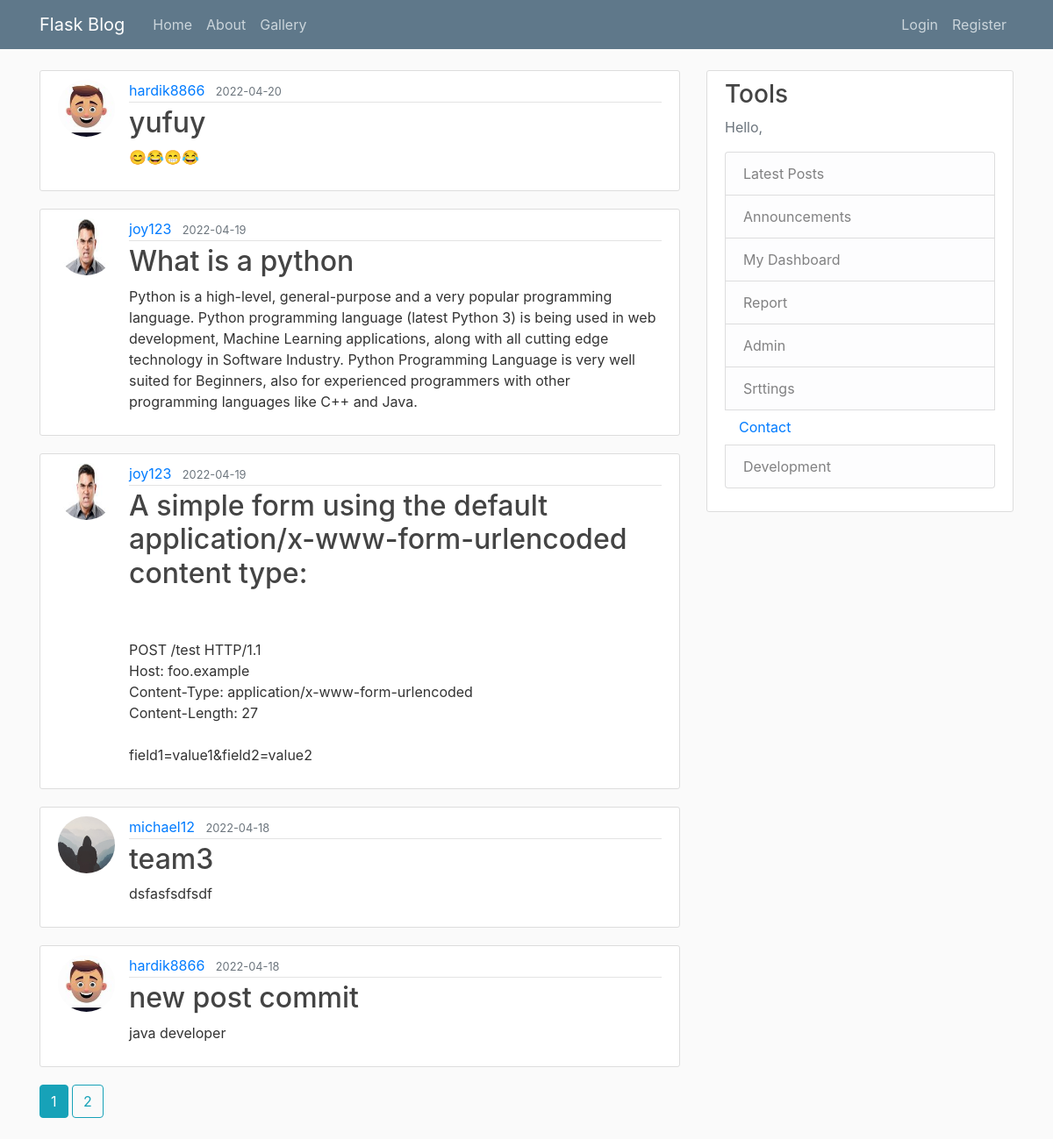
The page /home on the database its author committed.
### flaskblog/models.py (models this page shows, shortened)
class Post(db.Model):
    id = db.Column(db.Integer, primary_key=True)
    title = db.Column(db.String(100), nullable=False)
    date_posted = db.Column(db.DateTime, nullable=False, default=datetime.utcnow)
    content = db.Column(db.Text, nullable=False)
    user_id = db.Column(db.Integer, db.ForeignKey('user.id'), nullable=False)

class User(db.Model, UserMixin):
    id = db.Column(db.Integer, primary_key=True)
    username = db.Column(db.String(20), unique=True, nullable=False)
    email = db.Column(db.String(120), unique=True, nullable=False)
    image_file = db.Column(db.String(20), nullable=False, default='default.jpg')
    password = db.Column(db.String(60), nullable=False)
    posts = db.relationship('Post', backref='author', lazy=True)

### flaskblog/routes.py (the view)
@app.route("/")
@app.route("/home")
def home():
    page = request.args.get('page',1,type=int)
    posts=Post.query.order_by(Post.date_posted.desc()).paginate(page=page,per_page=5)
    return render_template('home.html', posts=posts)

### flaskblog/templates/home.html
{% extends "layout.html" %}
{% block content %}
    {% for post in posts.items %}
        <article class="media content-section">
          <img class="rounded-circle article-img" src="{{ url_for('static', filename='profile_pics/' + post.author.image_file) }}">
          <div class="media-body">
            <div class="article-metadata">
              <a class="mr-2" href="{{ url_for('user_posts', username=post.author.username) }}">{{ post.author.username }}</a>
              <small class="text-muted">{{ post.date_posted.strftime('%Y-%m-%d') }}</small>
            </div>
            <h2><a class="article-title" href="{{ url_for('post', post_id=post.id) }}">{{ post.title }}</a></h2>
            <p class="article-content">{{ post.content }}</p>
          </div>
        </article>
    {% endfor %}
    {% for page_num in posts.iter_pages(left_edge=1, right_edge=1, left_current=1, right_current=2) %}
      {% if page_num %}
        {% if posts.page == page_num %}
          <a class="btn btn-info mb-4" href="{{ url_for('home', page=page_num) }}">{{ page_num }}</a>
        {% else %}
          <a class="btn btn-outline-info mb-4" href="{{ url_for('home', page=page_num) }}">{{ page_num }}</a>
        {% endif %}
      {% else %}
        ...
      {% endif %}
    {% endfor %}
{% endblock content %}

### flaskblog/templates/layout.html (shortened to what this page needs)
<!DOCTYPE html>
<html>
<head>
    <link rel="stylesheet" href="https://maxcdn.bootstrapcdn.com/bootstrap/4.0.0/css/bootstrap.min.css">
    <link rel="stylesheet" type="text/css" href="{{ url_for('static', filename='main.css') }}">
</head>
<body>
    <header class="site-header">
      <nav class="navbar navbar-expand-md navbar-dark bg-steel fixed-top">
        <div class="container">
          <a class="navbar-brand mr-4" href="/">Flask Blog</a>
          <div class="collapse navbar-collapse" id="navbarToggle">
            <div class="navbar-nav mr-auto">
              <a class="nav-item nav-link" href="{{ url_for('home') }}">Home</a>
              <a class="nav-item nav-link" href="{{ url_for('about') }}">About</a>
              <a class="nav-item nav-link" href="#">Gallery</a>
            </div>
            <div class="navbar-nav">
              {% if current_user.is_authenticated %}
                 <a class="nav-item nav-link" href="{{ url_for('new_post') }}">New Post</a>
                  <a class="nav-item nav-link" href="{{ url_for('account') }}">Account</a>
                <a class="nav-item nav-link" href="{{ url_for('logout') }}">Logout</a>
              {% else %}
                <a class="nav-item nav-link" href="{{ url_for('login') }}">Login</a>
                <a class="nav-item nav-link" href="{{ url_for('register') }}">Register</a>
              {% endif %}
            </div>
          </div>
        </div>
      </nav>
    </header>
    <main role="main" class="container">
      <div class="row">
        <div class="col-md-8">
          {% block content %}{% endblock %}
        </div>
        <div class="col-md-4">
          <div class="content-section">
            <h3>Tools</h3>
            <p class='text-muted'>Hello,
              <ul class="list-group">
                <li class="list-group-item list-group-item-light">Latest Posts</li>
                <li class="list-group-item list-group-item-light">Announcements</li>
              <li class="list-group-item list-group-item-light">My Dashboard</li>
              <li class="list-group-item list-group-item-light">Report</li>
              <li class="list-group-item list-group-item-light">Admin</li>
              <li class="list-group-item list-group-item-light">Srttings</li>
                <a class="nav-item nav-link" href="{{ url_for('cale') }}">Contact</a></li>
                <li class="list-group-item list-group-item-light">Development</li>
              </ul>
            </p>
          </div>
        </div>
      </div>
    </main>
</body>
</html>

### flaskblog/static/main.css (style rules this page uses)
body { background: #fafafa; color: #333333; margin-top: 5rem; }
h1, h2, h3, h4, h5, h6 { color: #444444; }
.bg-steel { background-color: #5f788a; }
.site-header .navbar-nav .nav-link { color: #cbd5db; }
.content-section { background: #ffffff; padding: 10px 20px; border: 1px solid #dddddd; border-radius: 3px; margin-bottom: 20px; }
.article-title { color: #444444; }
.article-content { white-space: pre-line; }
.article-img { height: 65px; width: 65px; margin-right: 16px; }
.article-metadata { padding-bottom: 1px; margin-bottom: 4px; border-bottom: 1px solid #e3e3e3 }

### rows shown on the page
Post: image_file (picture), author.username "hardik8866", date_posted "2022-04-20", title "yufuy", content "😊😂😁😂"
Post: image_file (picture), author.username "joy123", date_posted "2022-04-19", title "What is a python", content "Python is a high-level, general-purpose and a very popular programming language. Python programming language (latest Python 3) is being used in web development, Machine Learning applications, along with all cutting edge technology in Software Industry. Python Programming Language is very well suited for Beginners, also for experienced programmers with other programming languages like C++ and Java."
Post: image_file (picture), author.username "joy123", date_posted "2022-04-19", title "A simple form using the default application/x-www-form-urlencoded content type:", content "POST /test HTTP/1.1 Host: foo.example Content-Type: application/x-www-form-urlencoded Content-Length: 27 field1=value1&field2=value2"
Post: image_file (placeholder picture), author.username "michael12", date_posted "2022-04-18", title "team3", content "dsfasfsdfsdf"
Post: image_file (picture), author.username "hardik8866", date_posted "2022-04-18", title "new post commit", content "java developer"

### other values the page prints
{{ page_num }} "1"
{{ page_num }} "2"
